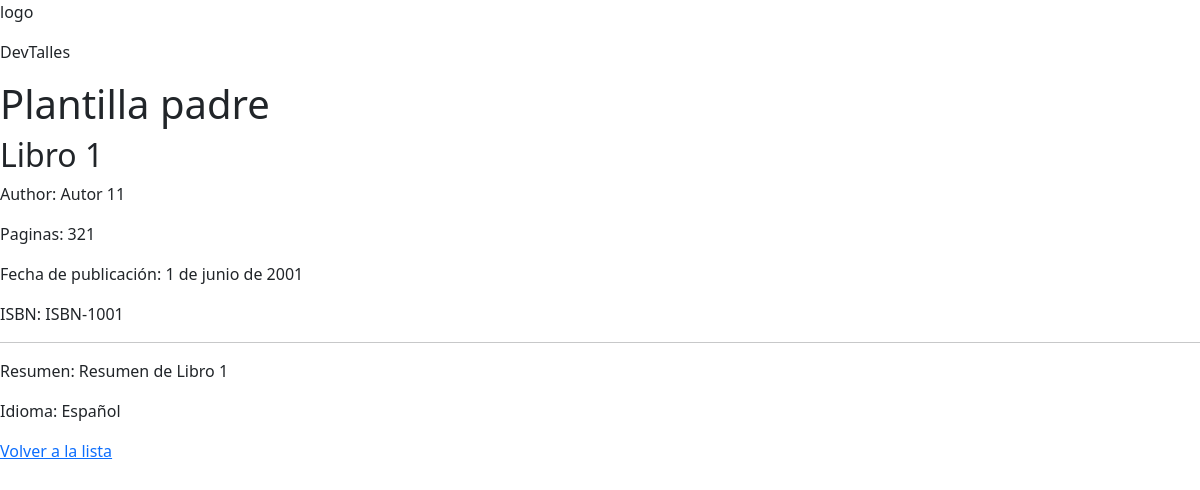
The app's page /minilibrary/books/1 (signed in) with its own data.
### minilibrary/models.py (models this page shows, shortened)
class Book(models.Model):
    title = models.CharField(max_length=200)
    publication_date = models.DateField(null=True, blank=True)
    author = models.ForeignKey(
        Author, on_delete=models.CASCADE, related_name='books') #me permite acceder a los libros del author, con comando author.books__all
    pages = models.IntegerField()
    isbn = models.CharField(max_length=50)
    genres = models.ManyToManyField(Genre, related_name='books') # acceder a los libros desde los generos
    recommended_by = models.ManyToManyField(get_user_model(), through="Recommendation", related_name="recommendations")
    class Meta:
        verbose_name = "Libro"
        verbose_name_plural = "Libros"

class Author(models.Model):
    name = models.CharField(max_length=100)
    birth_date = models.DateField(null=True, blank=True)

class BookDetail(models.Model):
    summary = models.TextField()
    cover_url = models.CharField()
    language = models.CharField()
    book = models.OneToOneField(
        Book, on_delete=models.CASCADE, related_name="detail") # el libro va poder acceder al detalle

### minilibrary/views.py (the view)
# urls.py: path('books/<int:pk>', views.BookDetailView.as_view(), name="book_detail"),
class BookDetailView(LoginRequiredMixin,DetailView):
    model = Book
    template_name = "minilibrary/book_detail.html"
    context_object_name = "book"
    def get(self, request, *args, **kwargs):
        if request.user.has_perm('minilibrary.view_book'):
            response = super().get(request, *args, **kwargs)
            request.session['last_viewed_book'] = self.object.id
            return response
        else:
            return HttpResponseForbidden('Contenido no disponible')

### minilibrary/templates/minilibrary/book_detail.html
{% extends 'base.html' %}
{% block content %}
    <h2>{{book.title}}</h2>
    <p>Author: {{book.author.name}}</p>
    <p>Paginas: {{book.pages}}</p>
    <p>Fecha de publicación: {{book.publication_date}}</p>
    <p>ISBN: {{book.isbn}}</p>
    {% if book.detail %}
        <hr>
        <p>Resumen: {{book.detail.summary}}</p>
        <p>Idioma: {{book.detail.language}}</p>
    {% endif %}
    <a href="{% url 'book_list' %}">Volver a la lista</a>
{% endblock content %}

### static/styles.css (style rules this page uses)
body { background-color: blue; }

### records on screen
Book: title "Libro 1", author.name "Autor 11", pages "321", publication_date "1 de junio de 2001", isbn "ISBN-1001", detail.summary "Resumen de Libro 1", detail.language "Español"
